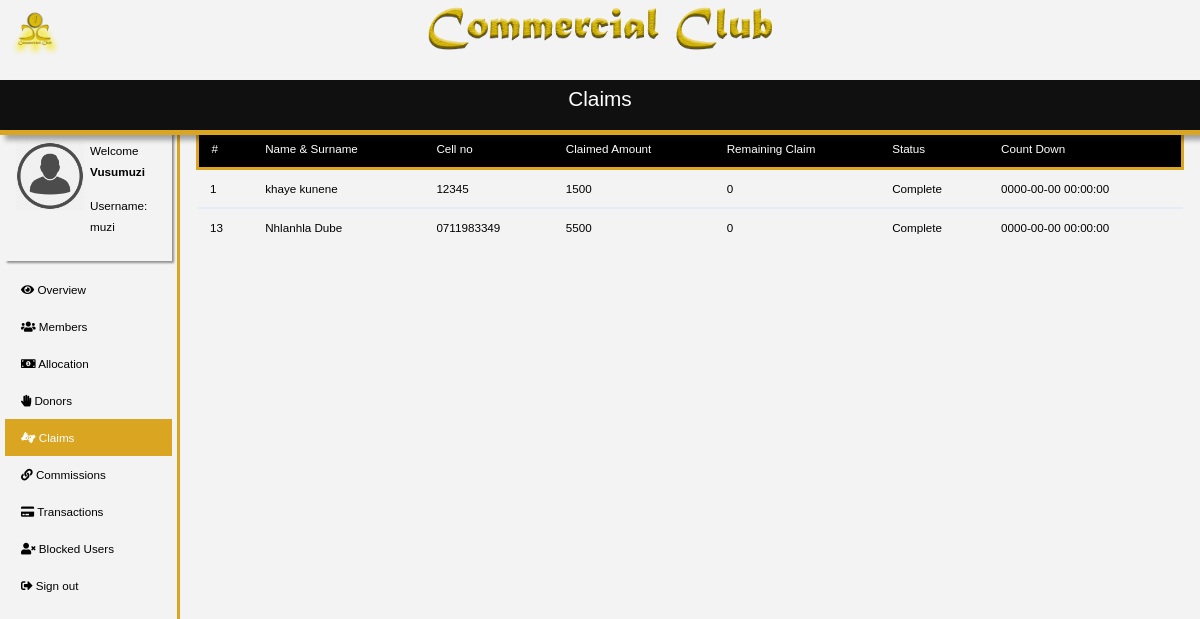
Page /claims.php (signed in) on the committed database.
### tables this page shows
CREATE TABLE `claims` (
  `id` int(11) NOT NULL,
  `cellClaim` varchar(100) NOT NULL,
  `amount` int(11) NOT NULL,
  `donDate` timestamp NOT NULL DEFAULT CURRENT_TIMESTAMP ON UPDATE CURRENT_TIMESTAMP,
  `expDate` timestamp NOT NULL DEFAULT '0000-00-00 00:00:00',
  `states` int(2) NOT NULL,
  `remaining_claim` int(11) NOT NULL
);

CREATE TABLE `users` (
  `id` int(11) NOT NULL,
  `fname` varchar(255) NOT NULL,
  `lname` varchar(255) NOT NULL,
  `p_number` varchar(15) NOT NULL,
  `password` varchar(20) NOT NULL,
  `ref_code` varchar(11) NOT NULL,
  `status` int(11) NOT NULL,
  `bank_name` varchar(100) NOT NULL,
  `universal_code` int(11) NOT NULL,
  `bank_branch` int(11) NOT NULL,
  `account_holder` varchar(100) NOT NULL,
  `account_number` varchar(20) NOT NULL,
  `profile_pic` varchar(100) NOT NULL,
  `comm_amount` int(11) NOT NULL
);

### claims.php (the view, shortened to what this page needs)
<?php
      include("inc/mainHeader.php");
      include("./server/config.php");
      if(!empty($_SESSION["u_id"])){
        include("inc/claimsContent.php");
        $stmnt = "Select * From claims C, users S WHERE C.cellClaim = S.p_number";
        $result = mysqli_query($conn,$stmnt);
        echo '<table class="table table-condensed" style="margin-top: -5px;">
                <thead>
                  <tr style="background: black; color: white; border-color: rgb(218,165,32); border-style: solid; border-width: 3px;">
                      <th>#</th>
                      <th>Name & Surname</th>
                      <th>Cell no</th>
                      <th>Claimed Amount</th>
                      <th>Remaining Claim</th>
                      <th>Status</th>
                      <th>Count Down</th>
                  </tr>
                </thead>
            ';
            if(mysqli_num_rows($result) > 0){
              while($row = mysqli_fetch_assoc($result)){
                echo '
                    <tbody>
                      <form action="" method="post">
                          <td><input type="text" name="claim_id" value="'.$row['id'].'" hidden/>'.$row['id'].'</td>
                          <td><input type="text" name="claimer_name" value="'.$row['fname'].'" hidden/>'.$row['fname'].' '.$row['lname'].'</td>
                          <td><input type="text" name="claimer_id" value="'.$row['cellClaim'].'" hidden/>'.$row['cellClaim'].'</td><td><input type="text" name="amount" value="'.$row['amount'].'" hidden/>'.$row['amount'].'</td>
                          <td><input type="text" name="claimed_amount" value="'.$row['remaining_claim'].'" hidden/>'.$row['remaining_claim'].'</td>';
                            if($row['remaining_claim']>0){
                                $status = "Incomplete";
                                echo '<td>'.$status.'</td>';
                            }
                            else{
                                $status = "Complete";
                                echo '<td>'.$status.'</td>';
                            }
                          echo '<td><input type="text" name="claim_date" value="'.$row['donDate'].'" hidden/>'.$row['donDate'].'</td>
                        </form>
                    </tbody>
                ';
              }
            }
      }else{
          die('<center><div style="text-align:center;font-size:70pt;color:gold;font-weight:bolder;"> 404</div> <p>Oppps, We are havnig some technical problems. Please try again <a href="index.php">Home</a>.</p><img width="300" src="assets/logoCC.png" alt="logo"></center>');
      }
      include("inc/mainFooter.php");
?>

### inc/mainHeader.php (shortened to what this page needs)
<!DOCTYPE html>
<html>
<head>
        <link href="https://use.fontawesome.com/releases/v5.0.6/css/all.css" rel="stylesheet">
        <link rel="stylesheet" href="https://maxcdn.bootstrapcdn.com/bootstrap/4.0.0/css/bootstrap.min.css">
        <link href="css/style.css" rel="stylesheet" />
        <link href="css/main.css" rel="stylesheet" />
</head>
<body>
    <div class="main">
        <div class="leftHeader">
            <img src="assets/logoCC.png" width="50" height="50" alt="logo"/>
        </div>
        <center>
            <img id="namelogo" src="assets/nameLogo.png" alt="logo"/>
        </center>
        <?php include("inc/sideHead.php") ?>
        <div class="main-content">
            <div style="margin-left:15%;padding:1px 16px;">

### inc/sideHead.php
<?php
if(isset($_SESSION["u_id"])){
echo '
<div class="sidebar-menu">
    <ul>
    <li>
            <div class="userProfile">
                <div class="imageLeft">
                    <img src="assets/avatar.png" width="70" height="70" alt="image" />
                </div>
                <div class="userWelcome">
                    <p class="welcome">Welcome <b>'.@$_SESSION['name'].'</b></p>
                    <p>Username: '.@$_SESSION['username'].'</p>
                </div>
                <li><a id="dashboard" href="dashboard.php"><i class="fas fa-eye"></i> Overview</a></li>
                <li><a id="members" href="members.php"><i class="fas fa-users"></i> Members</a></li>
                <li><a id="donations" href="donations.php"><i class="fas fa-money-bill-alt"></i> Allocation</a></li>
                <li><a id="donors" href="donors.php"><i class="fas fa-hand-paper"></i> Donors</a></li>
                <li><a id="claims" href="claims.php"><i class="fas fa-american-sign-language-interpreting"></i> Claims</a></li>
                <li><a id="commissions" href="commission.php"><i class="fas fa-link"></i> Commissions</a></li>
                <li><a id="transaction" href="transactions.php"><i class="fas fa-credit-card"></i> Transactions</a></li>
                <li><a id="blocked-users" href="blockedUsers.php"><i class="fas fa-user-times"></i> Blocked Users</a></li>
                <li><a id="sign-out" href="server/logOut.php"><i class="fas fa-sign-out-alt"></i> Sign out</a></li>
            </div>
        </li>
    </ul>
</div>
';
}
?>

### inc/claimsContent.php
<div class="welcomeTitle mainTitle">
    <h3 style='font-family: "Comic Sans MS", cursive, sans-serif; text-align: center'>Claims</h3>
</div>

### inc/mainFooter.php (shortened to what this page needs)
    </div>
</body>
</html>

### css/main.css (style rules this page uses)
html,body { margin: 0; font-size:9pt; font: 400 13.3333px Arial; overflow-y: hidden; }
.sidebar-menu ul { list-style-type: none; margin: 50px auto; padding: 5px; width: 15%; position: fixed; height: 100%; overflow: auto; border-right: 3px solid rgb(218,165,32); margin-right:10px; }
li a { display: block; color: black; padding: 8px 16px; text-decoration: none; }
li a.active { background-color:rgb(218,165,32); color: white; text-decoration: none; }
.leftHeader { top:0; left:0; margin-top:5px; margin-left: 10px; position:fixed; }
#namelogo { width:30%; }
.imageLeft { float: left; width:70px; height:90px; margin-right:5px; margin-top:6px; }
.userWelcome { margin-top:5px; }
.userProfile { padding:10px; margin-bottom:10px; margin-top: 10px; box-shadow: 2px 2px 2px rgba(17, 16, 16, 0.432); }
.main-content { margin-top:6%; }
.welcomeTitle { background-color: rgb(17, 16, 16); border-bottom:5px solid rgb(218,165,32); color:white; padding:7px 10px; box-shadow: 5px 5px 5px rgba(17, 16, 16, 0.356); }
.mainTitle { position: fixed; top:10%; left:0; width: 100%; height: 55px; }
.table { margin-top: -47px; }

### rows in the picture
claims: users.id "1", users.fname "khaye", users.lname "kunene", cellClaim "12345", amount "1500", remaining_claim "0", remaining_claim "Complete", donDate "0000-00-00 00:00:00"
claims: users.id "13", users.fname "Nhlanhla", users.lname "Dube", cellClaim "0711983349", amount "5500", remaining_claim "0", remaining_claim "Complete", donDate "0000-00-00 00:00:00"
